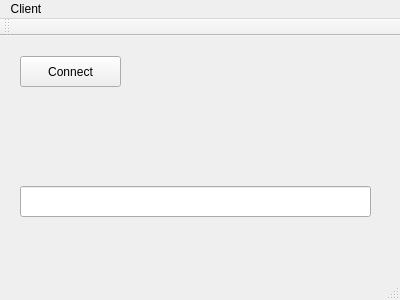
<?xml version="1.0" encoding="UTF-8"?>
<ui version="4.0">
 <class>MainWindow</class>
 <widget class="QMainWindow" name="MainWindow">
  <property name="geometry">
   <rect>
    <x>0</x>
    <y>0</y>
    <width>400</width>
    <height>300</height>
   </rect>
  </property>
  <property name="windowTitle">
   <string>MainWindow</string>
  </property>
  <widget class="QWidget" name="centralWidget">
   <widget class="QPushButton" name="pushButton">
    <property name="geometry">
     <rect>
      <x>20</x>
      <y>20</y>
      <width>101</width>
      <height>31</height>
     </rect>
    </property>
    <property name="text">
     <string>Connect</string>
    </property>
   </widget>
   <widget class="QLineEdit" name="lineEdit">
    <property name="geometry">
     <rect>
      <x>20</x>
      <y>150</y>
      <width>351</width>
      <height>31</height>
     </rect>
    </property>
   </widget>
  </widget>
  <widget class="QMenuBar" name="menuBar">
   <property name="geometry">
    <rect>
     <x>0</x>
     <y>0</y>
     <width>400</width>
     <height>21</height>
    </rect>
   </property>
   <widget class="QMenu" name="menuClient">
    <property name="title">
     <string>Client</string>
    </property>
   </widget>
   <addaction name="menuClient"/>
  </widget>
  <widget class="QToolBar" name="mainToolBar">
   <attribute name="toolBarArea">
    <enum>TopToolBarArea</enum>
   </attribute>
   <attribute name="toolBarBreak">
    <bool>false</bool>
   </attribute>
  </widget>
  <widget class="QStatusBar" name="statusBar"/>
 </widget>
 <layoutdefault spacing="6" margin="11"/>
 <resources/>
 <connections/>
</ui>
